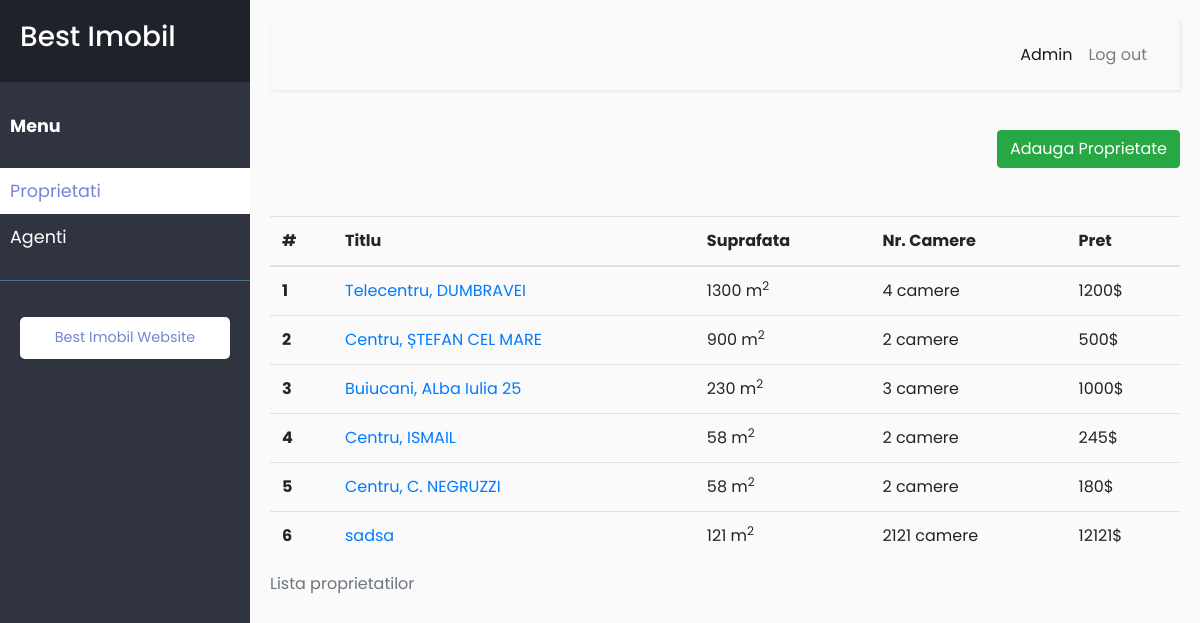
The app's page /adminpanel.php?page=admin-properties (signed in) with its own data.
### tables this page shows
CREATE TABLE `proprietati` (
  `id` int(11) NOT NULL,
  `id_agent` int(11) NOT NULL,
  `titlu` varchar(255) DEFAULT NULL,
  `pret` int(20) DEFAULT NULL,
  `camere` int(11) DEFAULT NULL,
  `suprafata` int(11) DEFAULT NULL,
  `anul` varchar(4) DEFAULT NULL,
  `tip_achizitie` varchar(255) DEFAULT NULL,
  `tip_imobil` varchar(255) DEFAULT NULL,
  `oras` varchar(255) DEFAULT NULL,
  `descriere` varchar(500) DEFAULT NULL,
  `facilitati` varchar(2000) NOT NULL,
  `imagine_1` varchar(255) DEFAULT NULL,
  `imagine_2` varchar(255) DEFAULT NULL,
  `imagine_3` varchar(255) DEFAULT NULL,
  `imagine_4` varchar(255) DEFAULT NULL
);

### admin-properties.php (the view, shortened to what this page needs)
<?php
  $result = $mysql->query("SELECT * FROM `proprietati`");
?>
<p class="text-right mb-5">
  <a href="adminpanel.php?page=admin-property-add" class="btn btn-success">Adauga Proprietate</a>
</p>
<?php $i = 1; if ($result->num_rows > 0): ?>
  <table class="table">
    <caption>Lista proprietatilor</caption>
    <thead>
      <tr>
        <th scope="col">#</th>
        <th scope="col">Titlu</th>
        <th scope="col">Suprafata</th>
        <th scope="col">Nr. Camere</th>
        <th scope="col">Pret</th>
      </tr>
    </thead>
    <tbody>
    <?php while( $row = $result->fetch_assoc() ): ?>
      <tr>
        <th scope="row"><?php echo $i; ?></th>
        <td>
          <a class="btn-link" href="adminpanel.php?page=admin-property-edit&id=<?php echo $row['id']; ?>">
            <?php echo $row['titlu']; ?>
          </a>
        </td>
        <td><?php echo $row['suprafata']; ?> m<sup>2</sup></td>
        <td><?php echo $row['camere']; ?> camere</td>
        <td><?php echo $row['pret']; ?>$</td>
      </tr>
    <?php $i++; endwhile; ?>
  </tbody>
</table>
<?php else: ?>
    Nu exista proprietati!
<?php endif; ?>

### adminpanel.php (shortened to what this page needs)
<!doctype html>
<html lang="ro">
  <head>
    <link rel="stylesheet" href="styles/bootstrap.min.css">
    <link rel="stylesheet" href="styles/admin.css">
    <link rel="stylesheet" href="https://use.fontawesome.com/releases/v5.7.0/css/all.css">
  </head>
<body>
  <div class="wrapper">
      <nav id="sidebar" class="">
          <div class="sidebar-header">
              <h3>
                <a href="adminpanel.php">Best Imobil</a>
              </h3>
          </div>
          <ul class="list-unstyled components">
              <p><b>Menu</b></p>
              <li>
                  <a
                    href="adminpanel.php?page=admin-properties"
                    <?php if(isset($_GET['page']) && (
                      $_GET['page'] == 'admin-properties' ||
                      $_GET['page'] == 'admin-property-add' ||
                      $_GET['page'] == 'admin-property-edit'
                    )): ?>
                      class="active"
                    <?php endif; ?>
                  >
                    Proprietati
                  </a>
              </li>
              <li>
                  <a
                    href="adminpanel.php?page=admin-agents"
                    <?php if(isset($_GET['page']) && (
                      $_GET['page'] == 'admin-agents' ||
                      $_GET['page'] == 'admin-agent-add' ||
                      $_GET['page'] == 'admin-agent-edit'
                    )): ?>
                      class="active"
                    <?php endif; ?>
                  >
                    Agenti
                  </a>
              </li>
          </ul>
          <ul class="list-unstyled CTAs">
              <li>
                  <a href="index.php" class="webiste">Best Imobil Website</a>
              </li>
          </ul>
      </nav>
      <div id="content">
          <nav class="navbar navbar-expand-lg navbar-light bg-light">
              <div class="container-fluid">
                  <div class="collapse navbar-collapse" id="navbarSupportedContent">
                      <ul class="nav navbar-nav ml-auto">
                          <li class="nav-item active">
                              <a class="nav-link" href="#">Admin</a>
                          </li>
                          <li class="nav-item">
                              <a class="nav-link" href="logout.php">Log out</a>
                          </li>
                      </ul>
                  </div>
              </div>
          </nav>
          <?php if(isset($_GET['page'])): ?>
            <?php if(file_exists($_GET['page'].'.php')): ?>
              <?php require_once($_GET['page'].'.php'); ?>
            <?php else: ?>
              <?php require_once('adminpanel-404.php'); ?>
            <?php endif; ?>
          <?php else: ?>
            <?php require_once('adminpanel-home.php'); ?>
          <?php endif; ?>
      </div>
  </div>
</body>
</html>

### styles/admin.css (style rules this page uses)
body { font-family: "Poppins", sans-serif; background: #fafafa; }
p { font-family: "Poppins", sans-serif; font-size: 1.1em; font-weight: 300; line-height: 1.7em; color: #999; }
b { font-weight: bold; }
a, a:hover, a:focus { color: inherit; text-decoration: none; }
.navbar { padding: 15px 10px; background: #fff; border: none; border-radius: 0; margin-bottom: 40px; box-shadow: 1px 1px 3px rgba(0, 0, 0, 0.1); }
.wrapper { display: flex; width: 100%; align-items: stretch; perspective: 1500px; }
#sidebar { min-width: 250px; max-width: 250px; background: #303441; color: #fff; transform-origin: bottom left; }
#sidebar .sidebar-header { padding: 20px; background: #1f222b; }
#sidebar ul.components { padding: 20px 0; border-bottom: 1px solid #47748b; }
#sidebar ul p { color: #fff; padding: 10px; }
#sidebar ul li a { padding: 10px; font-size: 1.1em; display: block; }
#sidebar ul li a.active, #sidebar ul li a:hover { color: #7386d5; background: #fff; }
ul.CTAs { padding: 20px; }
ul.CTAs a { text-align: center; font-size: 0.9em !important; display: block; border-radius: 5px; margin-bottom: 5px; }
a.webiste { background: #fff; color: #7386d5; }
#content { width: 100%; padding: 20px; min-height: 100vh; }

### records on screen
proprietati: titlu "Telecentru, DUMBRAVEI", suprafata "1300", camere "4", pret "1200"
proprietati: titlu "Centru, ȘTEFAN CEL MARE", suprafata "900", camere "2", pret "500"
proprietati: titlu "Buiucani, ALba Iulia 25", suprafata "230", camere "3", pret "1000"
proprietati: titlu "Centru, ISMAIL", suprafata "58", camere "2", pret "245"
proprietati: titlu "Centru, C. NEGRUZZI", suprafata "58", camere "2", pret "180"
proprietati: titlu "sadsa", suprafata "121", camere "2121", pret "12121"
